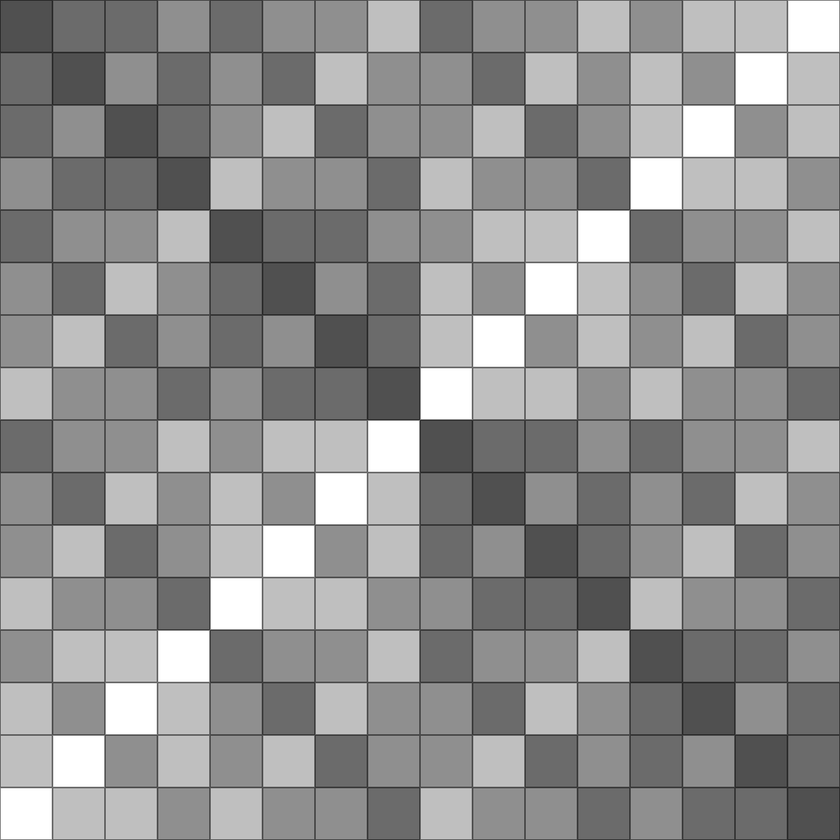
#> input picture assets/testgrid.png, 840 x 840 px, shrunk from 1024 x 1024 before the run, found by its file name
$ python proj-06-mesh-transform.py
#> lines starting #> are read from the running program, lines starting #| are printed output that depends on the picture
import numpy as np
import cv2
import matplotlib.pyplot as plt
from skimage.transform import PiecewiseAffineTransform, warp
from skimage import data


im = cv2.imread("assets\\testgrid.png")
#> im is the input picture: shape (840, 840, 3); min 36, max 255, mean 144.5
im = cv2.cvtColor(im, cv2.COLOR_BGR2GRAY)
#> im: shape (840, 840)

# [20 lines of commented-out code are left out]


loop = 0
while True:
  loop = loop + 1

  # generate a test image
  h, w = im.shape[0], im.shape[1]
#> h = 840; w = 840

  # Number of grid cells
  nx, ny = 8, 8
  p0 = np.meshgrid(np.linspace(0, w-1, nx+1, dtype='f'), np.linspace(0, h-1, ny+1, dtype='f'))
  p1 = [v.copy() for v in p0]

  for i in range(nx+1):
    for j in range(ny+1):
      p1[0][i,j] += np.sin(i/4*np.pi + (loop/6 % (2*np.pi))) * 40
      p1[1][i,j] += np.cos(j/4*np.pi + (loop/6 % (2*np.pi))) * 40


  im1 = np.zeros_like(im)
  for i in range(nx):
    for j in range(ny):
      x0, y0 = p0[0][j,i], p0[1][j,i]

      sourceSqr = np.stack((p0[0][j:(j+2),i:(i+2)].ravel() - x0 , p0[1][j:(j+2),i:(i+2)].ravel() - y0 ))
      destSqr = np.stack((p1[0][j:(j+2),i:(i+2)].ravel() , p1[1][j:(j+2),i:(i+2)].ravel() ))
      iSourceSqr = np.round(np.stack((p0[0][j:(j+2),i:(i+2)].ravel(), p0[1][j:(j+2),i:(i+2)].ravel()))).astype('i')
      iDestSqr = np.round(np.stack((p1[0][j:(j+2),i:(i+2)].ravel(), p1[1][j:(j+2),i:(i+2)].ravel()))).astype('i')

      # [13 lines of commented-out code are left out]

      for indexSet in ([0,1,2],[1,3,2]):
        srcTri = sourceSqr.T[indexSet]
        destTri = destSqr.T[indexSet]
        iDestTri = iDestSqr.T[indexSet]
        M = cv2.getAffineTransform(srcTri, destTri)
        imw = cv2.warpAffine(im[iSourceSqr[1,0]:iSourceSqr[1,3], iSourceSqr[0,0]:iSourceSqr[0,3]], M, (w, h))
        # cv2.imshow("Test_" + str(i) + "_" + str(j) + "_" + str(indexSet[0]), imw)
        shard = cv2.fillConvexPoly(np.zeros_like(im), iDestTri, 255) & imw
        # im1 = np.where(shard == 0, im1, shard) // poor performance
        im1 |= shard
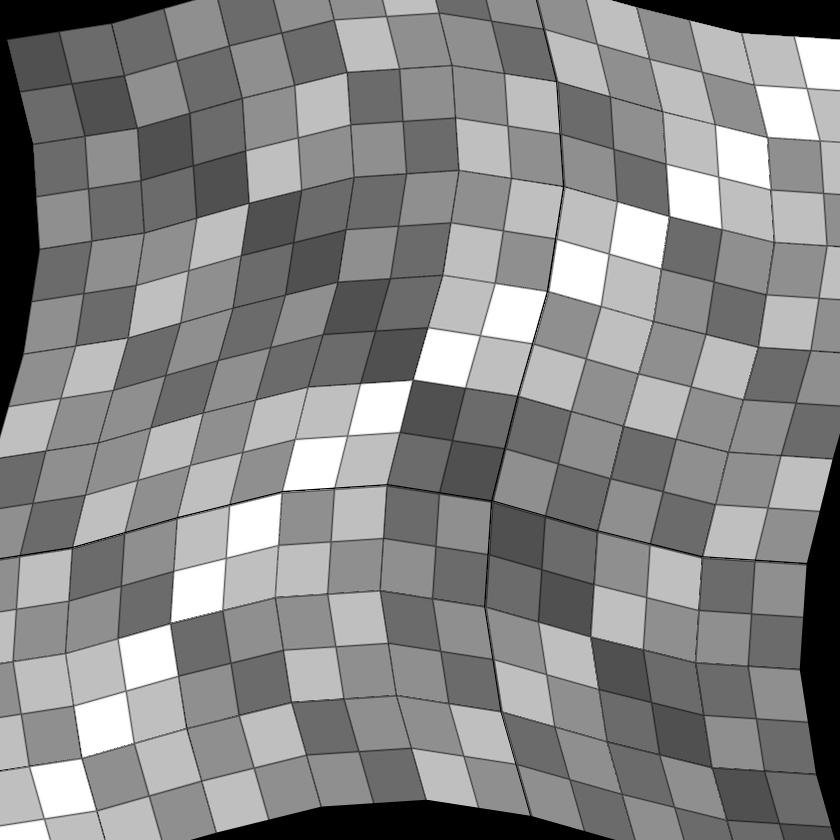
#> im1: shape (840, 840); min 0, max 255, mean 135.3

  cv2.imshow("Test", im1)

  key = cv2.waitKey(1)
#> (key q is pressed here)

  if key == ord('q'):
      break
  if key == 27: #esc
      break
